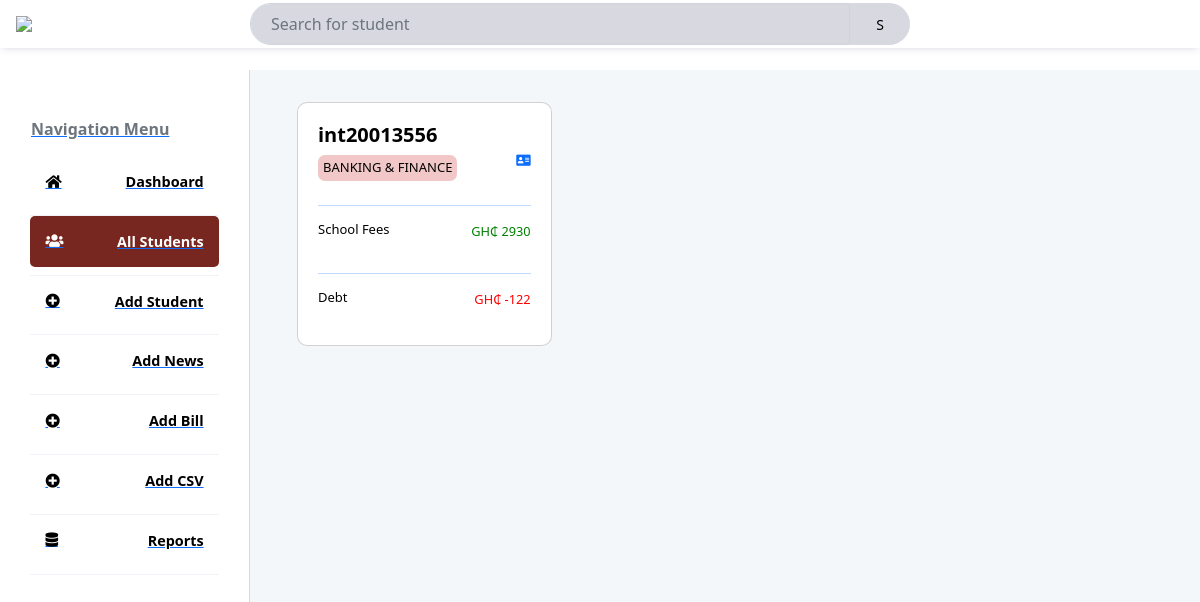
Before: /profile with the older database file.
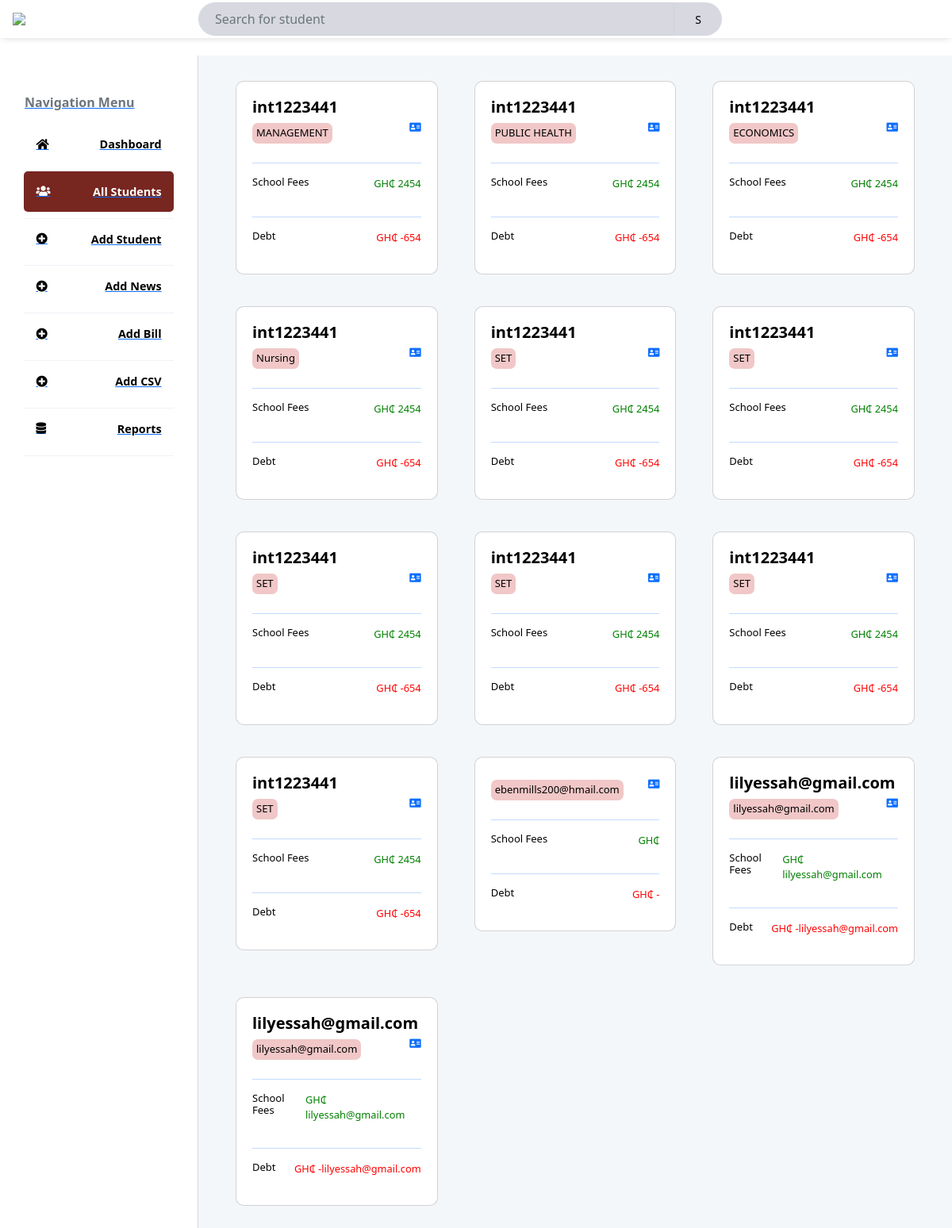
After: the same page with the newer database file.
### app.py (models this page shows, shortened)
class Student(db.Model,UserMixin):
    id= db.Column(db.Integer, primary_key=True)
    schools= db.Column(db.String()  )
    year= db.Column(db.String()  )
    fees= db.Column(db.String()  )
    arrears= db.Column(db.String()  )
    index= db.Column(db.String()  )
    guardian= db.Column(db.String()  )

### app.py (the view)
@app.route('/profile')
def profile():
    student=Student.query.order_by(Student.id.desc()).all()
    print(current_user)
    return render_template("profile.html", student=student)

### forms.py
class Search(FlaskForm):
    searched = StringField('Searched', validators=[DataRequired()])
    submit = SubmitField('Search')

### app.py (called while the page is built)
@app.context_processor
def base():
    form=Search()
    return dict(form=form)

### templates/profile.html (shortened to what this page needs)
{% extends 'admin.html' %}
{% block body %}
<aside class="admin__aside">
    <div class="tabContaine">
        <a href="/newdash"> <div class="tabButton"  style="background-color:#fff; padding:15px; border-radius:5px; color:#000;"><span class="text-muted" >Navigation Menu</span></div></a>
        <div class="tabContainer">
            <a href="/newdash"> <div class="tabButton" style="background-color: #fff; padding:15px; border-radius:5px; color:#000;"><i class="fas fa-home"></i><span>Dashboard</span></div></a>
        </div>
    <div class="tabContainer">
        <a href="/profile"> <div class="tabButton" style="background-color:#772620; padding:15px; border-radius:5px; color:#fff;"><i class="fas fa-users"></i><span>All Students</span></div></a>
    </div>
    <div class="tabContainer">
        <a href="/addalumni"><div class="tabButton" style="background-color:#fff; padding:15px; text-decoration:none; border-radius:5px; color:#000;"><i class="fas fa-plus-circle"></i><span>Add Student</span></div></a>
    </div>
    <div class="tabContainer">
        <a href="/addnews"><div class="tabButton" style="background-color:#fff; padding:15px; border-radius:5px; color:#000;"><i class="fas fa-plus-circle"></i><span>Add News</span></div></a>
    </div>
    <div class="tabContainer">
        <a href="/addbill"><div class="tabButton" style="background-color:#fff; padding:15px; border-radius:5px; color:#000;"><i class="fas fa-plus-circle"></i><span>Add Bill</span></div></a>
    </div>
    <div class="tabContainer">
        <a href="#"><div class="tabButton" style="background-color:#fff; padding:15px; border-radius:5px; text-decoration:none; color:#000;"><i class="fas fa-plus-circle"></i><span>Add CSV</span></div></a>
    </div>
    <div class="tabContainer">
        <a href="/report"> <div class="tabButton" style="background-color:#fff; padding:15px; border-radius:5px; color:#000"><i class="fa fa-database"></i><span>Reports</span></div></a>
        <div class="tabButtonBorder"></div>
    </div>
</aside>
<main class="admin__main">
    <div class="searchResults">
        {%for user in student%}
        <div class="col-md-12 col-12" style=" border-radius:10px; ">
            <a style="text-decoration: none;" href="">
            <div class="card space" style="margin-bottom: 3vh;border-radius:10px;  padding: 10px;  border-radius: 10px;">
                 <div style="background-color:#fff;#772620; border-radius:10px;  padding: 10px; ">
                  <h6 style="color: black; font-size:20px;" ><b>{{user.index}}</b></h6>
                  <div style="display: flex; justify-content: space-between;">
                    <h6 style="font-size: small;color: black; background-color:#f1c7c7; padding:5px; border-radius:7px;">  {{user.schools}}</h6>
                 <i class="fa fa-address-card" aria-hidden="true"></i>
                  </div>
                  <hr>
                  <div style="display: flex; justify-content: space-between;">
                    <h6 style="font-size: small;color: black; ">  School Fees</h6>
                   <p style=" color:green;">GH₵ {{user.fees}}</p>
                  </div>
                  <hr>
                  <div style="display: flex; justify-content: space-between;">
                    <h6 style="font-size: small;color: black; ">  Debt</h6>
                   <p style=" color:red;">GH₵ -{{user.arrears}}</p>
                  </div>
                </div>
            </div>
            </a>
          </div>
        {% endfor %}
    </div>
</main>
    {%endblock body%}

### templates/admin.html (shortened to what this page needs)
<!doctype html>
<html lang="en">
  <head>
    <link rel="stylesheet" href="https://cdnjs.cloudflare.com/ajax/libs/font-awesome/5.15.3/css/all.min.css">
    <head>
      </head>
      <link rel="stylesheet" href="static/css/maths.css">
      <link rel="stylesheet" href="https://cdnjs.cloudflare.com/ajax/libs/font-awesome/5.15.3/css/all.min.css">
      <link rel="stylesheet" href="https://stackpath.bootstrapcdn.com/bootstrap/4.3.1/css/bootstrap.min.css">
    <link rel="stylesheet" type="text/css" href="{{ url_for('static', filename='css/newstyle.css')}}">
    <link href="https://unpkg.com/aos@2.3.1/dist/aos.css" rel="stylesheet">
    <link href='https://unpkg.com/boxicons@2.1.2/css/boxicons.min.css' rel='stylesheet'>
    <link href="https://cdn.jsdelivr.net/npm/bootstrap@5.2.1/dist/css/bootstrap.min.css" rel="stylesheet">
  </head>
  <body>
    <div class="admin">
      <header class="admin__header" style="position: fixed; width:100%;">
          <div class="logo"><img src="https://www.central.edu.gh/static/img/Central-Uni-logo.png" style="width:100px;" />
              </div>
          <nav  class="navContainer fixed  " style="display:flex;  justify-content:space-between;">
              <div class="searc" style="display:flex;">
                  <input type="text"class="form-control" style="width:600px; padding:20px; border-radius:30px 0 0 30px; background-color:#9c9eb266;" placeholder="Search for student" />
                 <button class="up" style="text-align:center; background-color:#9c9eb266;
                 cursor: pointer;
                 border: none;
                  color:#000;border-radius:0 30px 30px 0;  font-size:14px; width:60px;">S</button>
              </div>
              <div class="userContainer">
              </div>
          </nav>
      </header>
              {% block body %}
              {% endblock%}
              </div>
</body>
</html>

### static/css/maths.css (style rules this page uses)
:root { --admin-header-height: 70px; --admin-footer-height: 70px; --admin-nav-width: 250px; --spacing: 2em; --spacing-xs: 1em; --spacing-xxs: .5em; --spacing-xxxs: .3em; --spacing-xxxxs: .1em; --dashboard-column-count: 2; --primary: 772620; --primary-light: #e2e4f8; --gray: #9c9eb2; --gray-lighter: #9c9eb266; --gray-lightest: #f1f1f8; --text: 772620; --light-orange: #ffefe8; --star: #ffaf17; }
*, *::before, *::after { box-sizing: border-box; }
body { overflow-x: hidden; margin: 0; font-family: 'Open Sans', Helvetica, sans-serif; color: var(--text); }
input { font-family: 'Open Sans', Helvetica, sans-serif; }
a { text-decoration: none; color: var(--gray); }
.admin { display: grid; height: 100vh; grid-template-rows: var(--admin-header-height); grid-template-columns: var(--admin-nav-width) 1fr; grid-template-areas: "header header" "nav main"; flex-wrap: wrap; }
.admin__header { grid-area: header; background-color: #fff; box-shadow: 0 2px 8px -2px var(--gray-lighter); z-index: 1; }
.admin__aside { grid-area: nav; background-color: #fff; border-right: 1px solid var(--gray-lighter); }
.admin__main { grid-area:main; padding: var(--spacing); background-color: #f4f7fa; }
.admin__header { grid-area: header; background-color: #fff; display: grid; grid: auto / var(--admin-nav-width) 1fr; grid-template-areas: "logo navContainer"; }
.logo { display: grid; grid-template-columns: min-content 1fr; align-items: center; padding: var(--spacing-xs); gap: var(--spacing-xs); font-weight: 600; }
.logo img { width: 40px; }
.navContainer { display: grid; grid-template-areas: "search link link link link userContainer"; grid: auto / 1fr min-content min-content min-content min-content 1fr; align-content: center; align-items: center; }
.userContainer { justify-content: end; display: grid; grid-template-areas: "notifications user"; padding: var(--spacing-xs); gap: var(--spacing); align-items: center; }
.admin__aside { display: grid; grid-template-rows: min-content min-content min-content min-content; gap: var(--spacing); padding: var(--spacing) var(--spacing-xs); }
.admin__aside .tabContainer { padding: 0 var(--spacing-xs); display: grid; gap: var(--spacing-xxs); font-size: .9rem; }
.admin__aside .tabButton { background: none; cursor: pointer; border: none; outline: none; width: 100%; user-select: none; font-weight: 600; display: flex; justify-content: space-between; align-items: center; padding-bottom: var(--spacing-xxs); }
.admin__aside .tabButtonBorder { content: ''; border-bottom: .1em solid var(--gray-lightest); width: 100%; }
.admin__main { display: grid; grid-template-rows: min-content min-content 1fr; gap: var(--spacing); padding: var(--spacing); }
.searchResults { display: grid; grid-template-columns: repeat(3, 1fr [col-start]); gap: var(--spacing-xs); }
.card { background-color: white; border: 1px solid var(--gray-lighter); border-radius: var(--spacing-xxs); display: grid; grid-template-rows: 1fr 1fr min-content 1fr min-content 2fr; font-size: .8rem; padding: var(--spacing-xs); gap: var(--spacing-xs); }

### static/css/newstyle.css (style rules this page uses)
body { background: #ecd9d9; }

Changed rows visible on the page:
removed Student: index "int20013556", schools "BANKING & FINANCE", fees "2930", arrears "122"
added Student: index "int1223441", schools "MANAGEMENT", fees "2454", arrears "654"
added Student: index "int1223441", schools "PUBLIC HEALTH", fees "2454", arrears "654"
added Student: index "int1223441", schools "ECONOMICS", fees "2454", arrears "654"
added Student: index "int1223441", schools "Nursing", fees "2454", arrears "654"
added Student: index "int1223441", schools "SET", fees "2454", arrears "654"
added Student: index "int1223441", schools "SET", fees "2454", arrears "654"
added Student: index "int1223441", schools "SET", fees "2454", arrears "654"
added Student: index "int1223441", schools "SET", fees "2454", arrears "654"
added Student: index "int1223441", schools "SET", fees "2454", arrears "654"
added Student: index "int1223441", schools "SET", fees "2454", arrears "654"
added Student: schools "ebenmills200@hmail.com"
added Student: index "lilyessah@gmail.com", schools "lilyessah@gmail.com", fees "lilyessah@gmail.com", arrears "lilyessah@gmail.com"
added Student: index "lilyessah@gmail.com", schools "lilyessah@gmail.com", fees "lilyessah@gmail.com", arrears "lilyessah@gmail.com"
